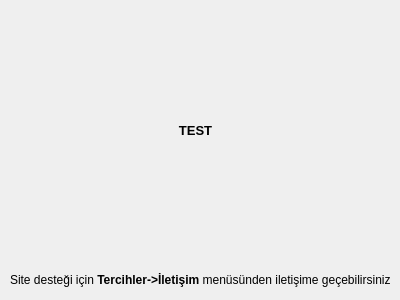
<?xml version="1.0" encoding="UTF-8"?>
<ui version="4.0">
 <class>DesteklenenSitelerForm</class>
 <widget class="QWidget" name="DesteklenenSitelerForm">
  <property name="geometry">
   <rect>
    <x>0</x>
    <y>0</y>
    <width>400</width>
    <height>300</height>
   </rect>
  </property>
  <property name="windowTitle">
   <string>Desteklenen Siteler</string>
  </property>
  <widget class="QLabel" name="desteklenen_siteler_label">
   <property name="geometry">
    <rect>
     <x>10</x>
     <y>10</y>
     <width>371</width>
     <height>241</height>
    </rect>
   </property>
   <property name="font">
    <font>
     <pointsize>10</pointsize>
     <weight>75</weight>
     <bold>true</bold>
    </font>
   </property>
   <property name="text">
    <string>TEST</string>
   </property>
   <property name="alignment">
    <set>Qt::AlignCenter</set>
   </property>
  </widget>
  <widget class="QLabel" name="label">
   <property name="geometry">
    <rect>
     <x>10</x>
     <y>270</y>
     <width>381</width>
     <height>21</height>
    </rect>
   </property>
   <property name="text">
    <string>&lt;html&gt;&lt;head/&gt;&lt;body&gt;&lt;p&gt;Site desteği için&lt;span style=&quot; font-weight:600;&quot;&gt; Tercihler-&amp;gt;İletişim &lt;/span&gt; menüsünden iletişime geçebilirsiniz.&lt;/p&gt;&lt;/body&gt;&lt;/html&gt;</string>
   </property>
   <property name="alignment">
    <set>Qt::AlignCenter</set>
   </property>
  </widget>
 </widget>
 <resources/>
 <connections/>
</ui>
